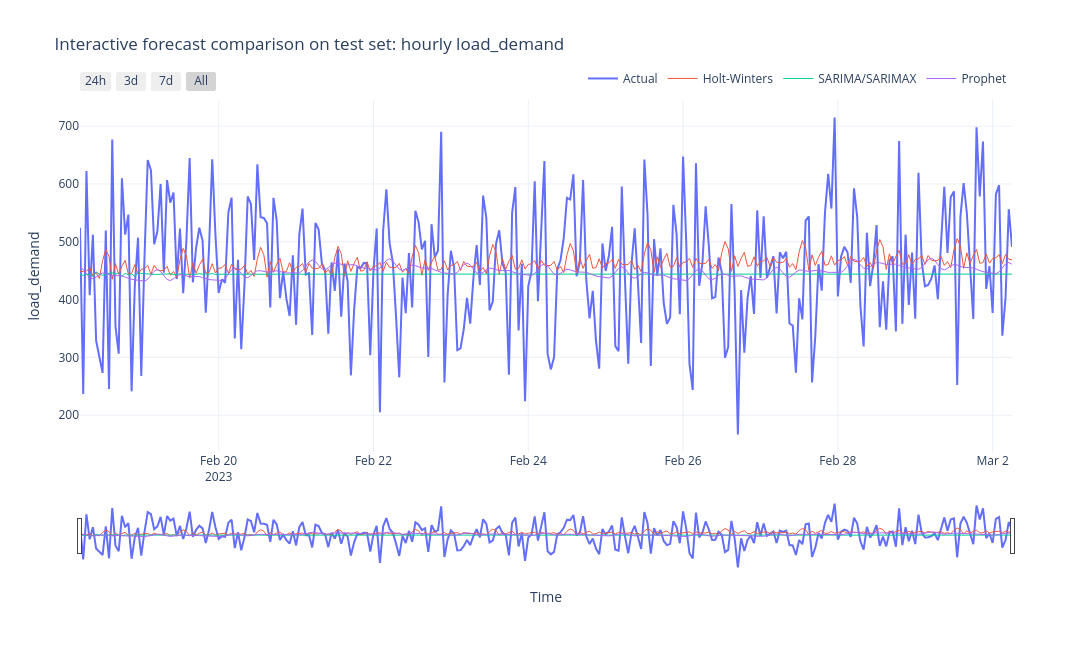

The notebook cell this image was saved under:
### Code cell
# 10.1 Interactive forecast comparison plot


# Safety helper: convert forecasts to one-dimensional arrays
def to_1d_array(values):
    return np.asarray(values).reshape(-1)

# Actual test values
actual_values = to_1d_array(test)

# Create interactive figure
fig = go.Figure()

# Actual values
fig.add_trace(
    go.Scatter(
        x=test.index,
        y=actual_values,
        mode="lines",
        name="Actual",
        line=dict(width=2)
    )
)

# Holt-Winters forecast
fig.add_trace(
    go.Scatter(
        x=test.index,
        y=to_1d_array(hw_forecast),
        mode="lines",
        name="Holt-Winters",
        line=dict(width=1)
    )
)

# SARIMA/SARIMAX forecast
fig.add_trace(
    go.Scatter(
        x=test.index,
        y=to_1d_array(sarima_forecast),
        mode="lines",
        name="SARIMA/SARIMAX",
        line=dict(width=1)
    )
)

# Prophet forecast, only if available
if prophet_forecast is not None:
    fig.add_trace(
        go.Scatter(
            x=test.index,
            y=to_1d_array(prophet_forecast),
            mode="lines",
            name="Prophet",
            line=dict(width=1)
        )
    )

# Layout settings
fig.update_layout(
    title=f"Interactive forecast comparison on test set: hourly {TARGET}",
    xaxis_title="Time",
    yaxis_title=TARGET,
    hovermode="x unified",
    template="plotly_white",
    width=1100,
    height=650,
    legend=dict(
        orientation="h",
        yanchor="bottom",
        y=1.02,
        xanchor="right",
        x=1
    )
)

# Zoom buttons and range slider
fig.update_xaxes(
    rangeslider=dict(visible=True),
    rangeselector=dict(
        buttons=list([
            dict(count=24, label="24h", step="hour", stepmode="backward"),
            dict(count=3, label="3d", step="day", stepmode="backward"),
            dict(count=7, label="7d", step="day", stepmode="backward"),
            dict(step="all", label="All")
        ])
    )
)

fig.show()

### Figure 1 — Plotly figure (JSON) as saved in the notebook; plotly's stock layout.template omitted (floating-point values rounded to 4 significant figures; data arrays with more than 128 entries replaced by an {"elided": "..."} marker saying what was removed)
{"data": [{"line": {"width": 2}, "mode": "lines", "name": "Actual", "type": "scatter", "x": {"elided": "290 str values"}, "y": {"elided": "290 float values"}}, {"line": {"width": 1}, "mode": "lines", "name": "Holt-Winters", "type": "scatter", "x": {"elided": "290 str values"}, "y": {"elided": "290 float values"}}, {"line": {"width": 1}, "mode": "lines", "name": "SARIMA/SARIMAX", "type": "scatter", "x": {"elided": "290 str values"}, "y": {"elided": "290 float values"}}, {"line": {"width": 1}, "mode": "lines", "name": "Prophet", "type": "scatter", "x": {"elided": "290 str values"}, "y": {"elided": "290 float values"}}], "layout": {"height": 650, "hovermode": "x unified", "legend": {"orientation": "h", "x": 1, "xanchor": "right", "y": 1.02, "yanchor": "bottom"}, "title": {"text": "Interactive forecast comparison on test set: hourly load_demand"}, "width": 1100, "xaxis": {"autorange": true, "range": ["2023-02-18 05:00", "2023-03-02 06:00"], "rangeselector": {"buttons": [{"count": 24, "label": "24h", "step": "hour", "stepmode": "backward"}, {"count": 3, "label": "3d", "step": "day", "stepmode": "backward"}, {"count": 7, "label": "7d", "step": "day", "stepmode": "backward"}, {"label": "All", "step": "all"}]}, "rangeslider": {"autorange": true, "range": ["2023-02-18 05:00", "2023-03-02 06:00"], "visible": true, "yaxis": {"_template": null, "rangemode": "match"}}, "title": {"text": "Time"}, "type": "date"}, "yaxis": {"autorange": true, "range": [136.4, 745.2], "title": {"text": "load_demand"}, "type": "linear"}}}
